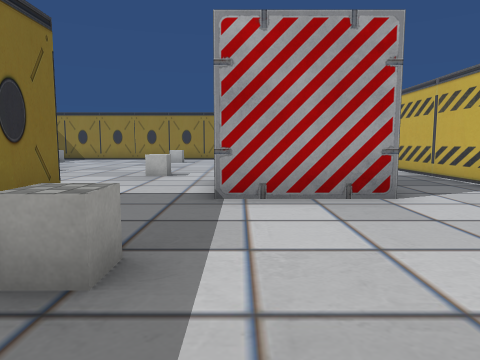
View 1 (above)

24 first-person views from a walk through a 3-D level made in the Unity game engine. The camera is 1.5 m above the floor, tilts 6° down and sees 70° across. The floor is counted in squares, 2 m on a side. Each view is taken from the middle of a square. On the plan, view 1 faces up. The plan holds only what a view shows up to about 11 squares ahead; the rest is blank. The player character is not drawn. Some surface patterns are stand-ins.

View 2
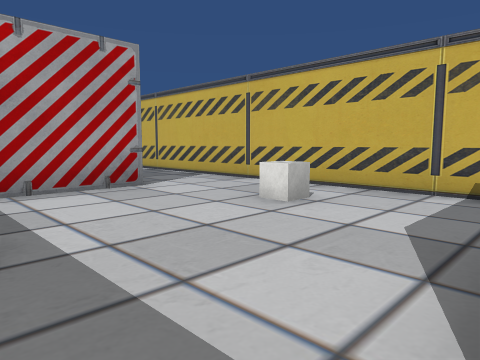

View 3
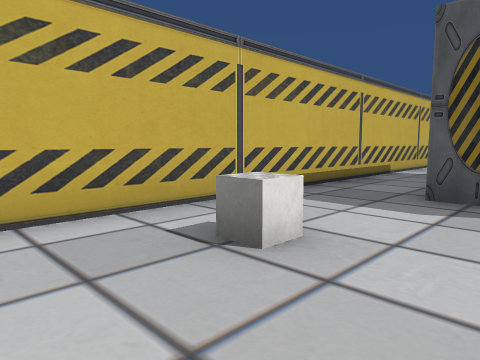

View 4
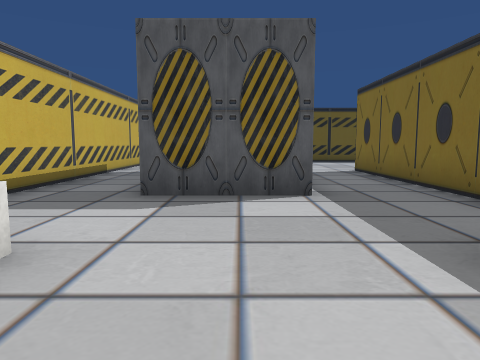

View 5
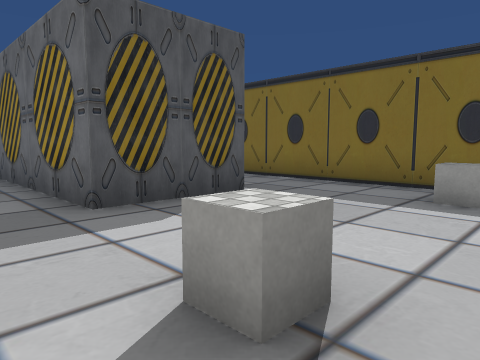

View 6
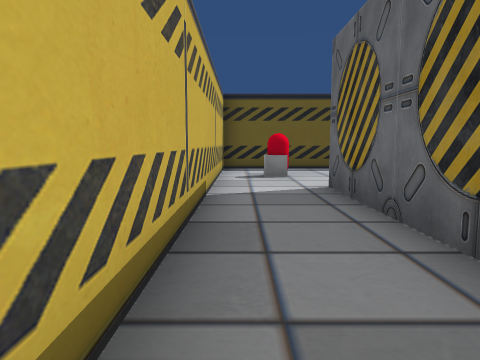

View 7
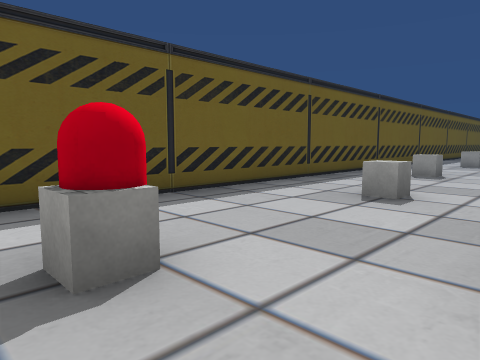

View 8
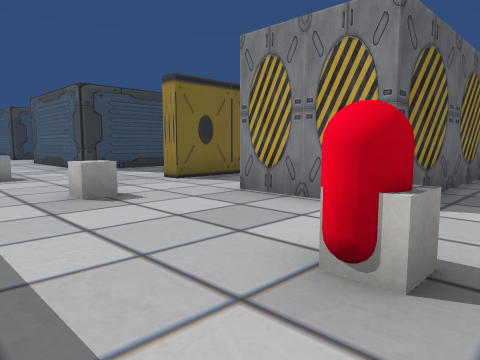

View 9
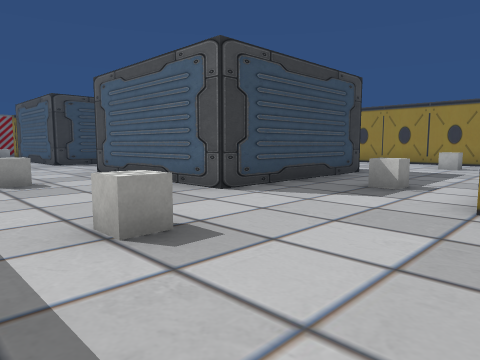

View 10
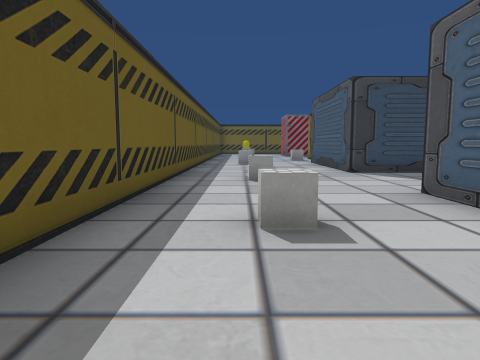

View 11
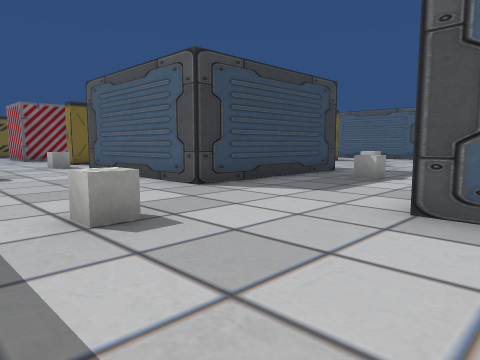

View 12
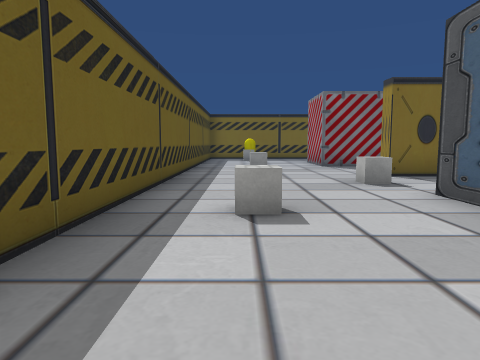

View 13
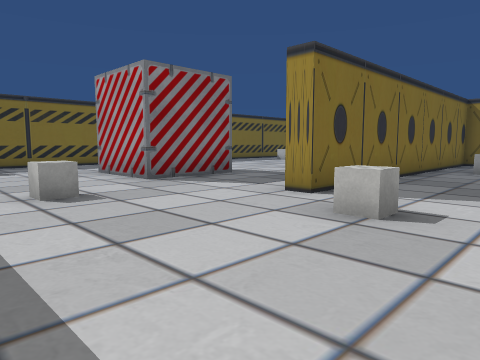

View 14
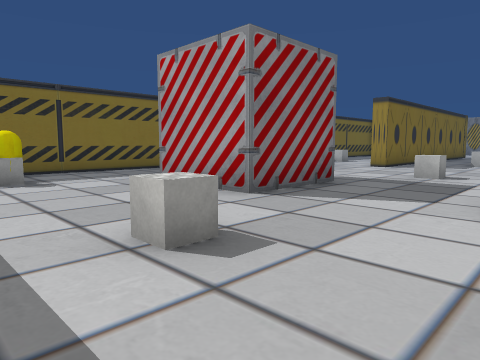

View 15
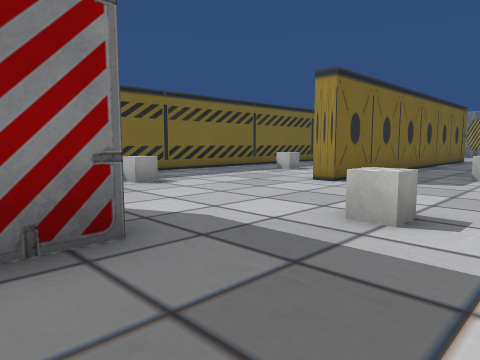

View 16
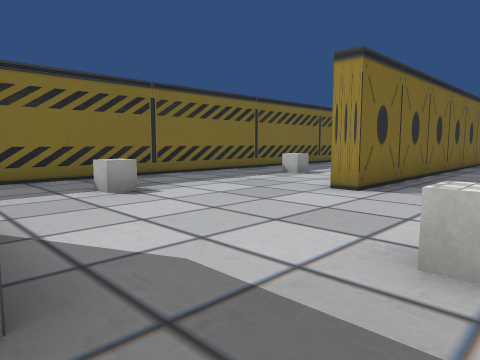

View 17
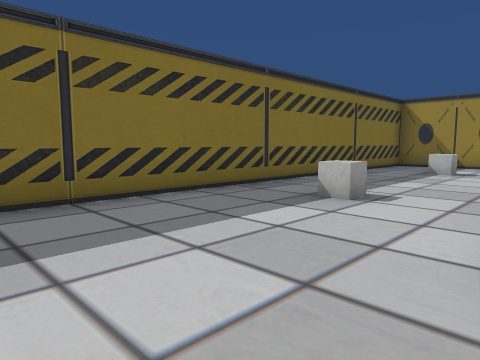

View 18
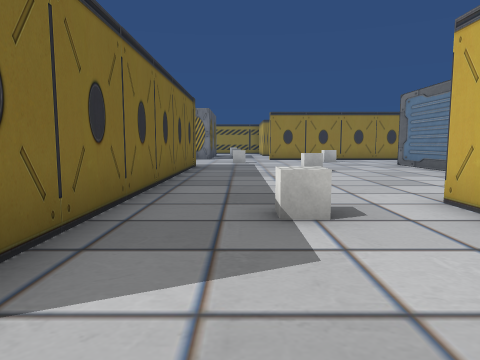

View 19
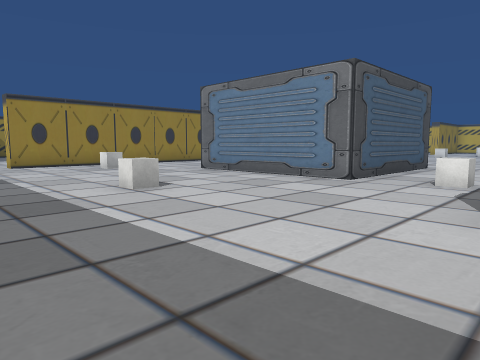

View 20
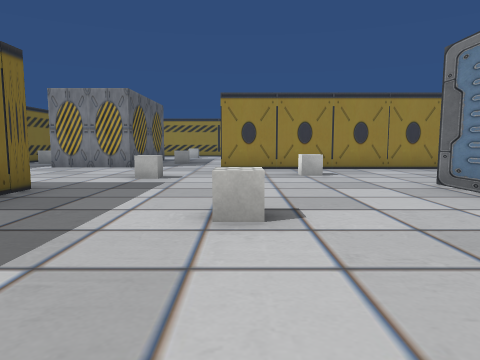

View 21
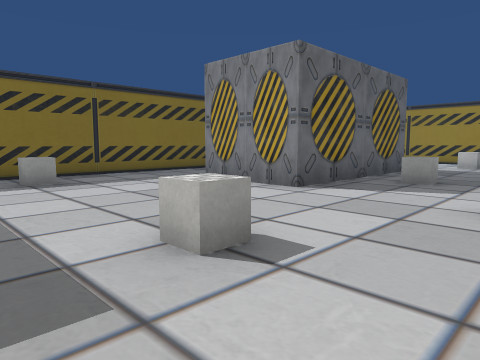

View 22
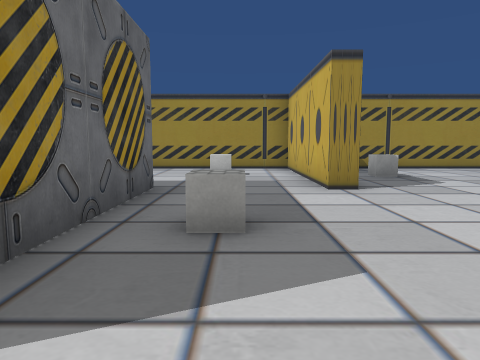

View 23
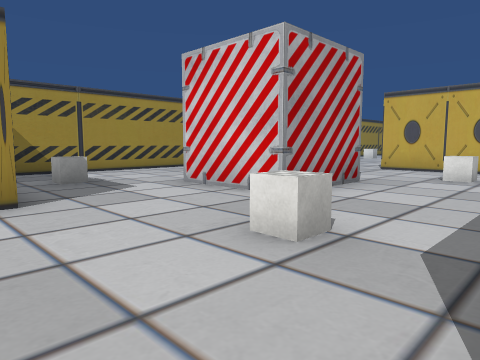

View 24
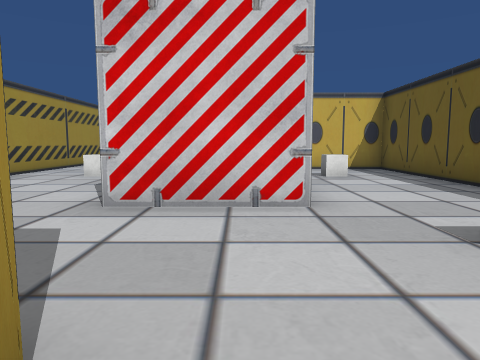

### Floor plan
Points are (right, up) in squares from view 1. A wall is a line through its corners. A room is listed if a view was taken in it or the views show most of it. See-through windows are left out.
Room 1 (views 1, 2, 3, 4, 5, 6, 7)
walls: (-0.1, -0.9) (2.4, -0.9) (2.4, -6); (2.2, 4.6) (-0.4, 4.6); (-2.3, 4.4) (-2.3, -5.6); (4.5, -7.5) (4.5, 3.6)
ways out: opening at (-1, -5) to room 2; opening at (-1, 4) to room 2; opening at (3.5, -6.5) to room 2; opening at (3.5, 3.5) to room 2
objects: cube (-1, 2); cube (3, 2)
Room 2 (views 8, 9, 10, 11, 12, 13, 14, 15, 16, 17, 18, 19, 20, 21, 22, 23, 24)
walls: (-15.2, 7.4) (-20.3, 7.4) (-20.3, 12.5); (-18, 16.3) (-24.5, 16.3) (-24.5, 16.8); (-19, 16.8) (-14.7, 16.8) (-14.7, 21.4); (-23.4, 3.6) (-23.4, 4.4); (-15, -1) (-15, -6.2) (-20.1, -6.2); (-22.9, 2.8) (-22.9, -5.6) (-23.5, -5.6); (-18.4, 20.1) (-20.9, 20.1) (-20.9, 22.8); (-27.5, 11.8) (-27.5, 1.2) (-28.1, 1.2); (-6.2, -1.1) (-6.2, -6.2) (-11.2, -6.2); (-30.1, 11.2) (-31.5, 11.2); (-24, 21.6) (-24.5, 21.6) (-24.5, 26.5) (-28.8, 26.5); (-26.5, -3.6) (-26.5, -6.2) (-29.1, -6.2); (-13.9, 26.5) (-16.9, 26.5); (-32.5, 10.2) (-32.5, -7.9); (-18.6, 26.5) (-23.1, 26.5); (-27.5, 22) (-27.5, 16.9) (-30, 16.9); (-2.3, -5.6) (-2.9, -5.6); (-32.5, 19) (-32.5, 13.5); (4.5, 3.6) (4.5, 9.8); (1.6, -5.9) (-0.1, -5.9); (-26.1, -10.5) (4.5, -10.5) (4.5, -7.5)
ways out: opening at (-1, -5) to room 1; opening at (-1, 4) to room 1; opening at (3.5, -6.5) to room 1; opening at (3.5, 3.5) to room 1
objects: cube (-31, -9); yellow capsule (-31, -8); cube (-31, 14); cube (-30, -1); cube (-30, 4); cube (-30, 9); cube (-26, 14); cube (-26, 19); cube (-26, 24); cube (-25, -8); cube (-25, -2); cube (-25, 4); cube (-24, 10); cube (-22, -6); other object (-22, 0); cube (-22, 14); cube (-22, 19); cube (-22, 24); cube (-20, 6); cube (-19, -9); cube (-17, 19); cube (-17, 24); cube (-13, -9); cube (-13, -3); cube (-9, -8); cube (-5, -8); cube (-5, 2); cube (-4, -4); cube (-2, 8); cube (-1, -8); red capsule (3, -8); cube (3, -7)

Positions as (right, up) in squares from view 1, and headings:
1: (0, 0), facing up
2: (-1, -1), facing up-right
3: (1, 4), facing down-right
4: (1, 4), facing down
5: (4, 3), facing down-left
6: (4, 0), facing down
7: (4, -6), facing down-left
8: (4, -10), facing up-left
9: (-2, -10), facing up-left
10: (-6, -9), facing left
11: (-10, -10), facing up-left
12: (-15, -9), facing left
13: (-20, -10), facing up-left
14: (-23, -10), facing up-left
15: (-24, -5), facing up-left
16: (-25, -4), facing up-left
17: (-28, -1), facing up-left
18: (-26, 0), facing up
19: (-27, 4), facing up-right
20: (-24, 6), facing up
21: (-24, 12), facing up-left
22: (-26, 16), facing up
23: (-25, 17), facing up-right
24: (-25, 21), facing right
